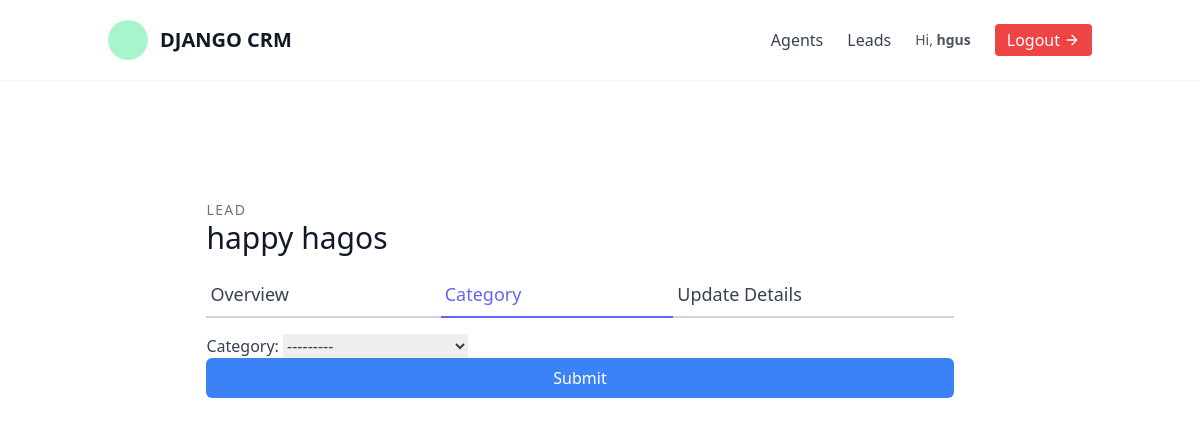
The app's page /leads/2/category/ (signed in) with its own data.
### leads/models.py (models this page shows, shortened)
class User(AbstractUser):
    is_organisor = models.BooleanField(default=True)
    is_agent = models.BooleanField(default=False)

class Lead(models.Model):
    first_name = models.CharField(max_length=20)
    last_name = models.CharField(max_length=20)
    age = models.IntegerField(default=0)
    organisation = models.ForeignKey(UserProfile, on_delete=models.CASCADE)
    agent = models.ForeignKey("Agent", null=True, blank=True, on_delete=models.SET_NULL)
    category = models.ForeignKey("Category", related_name="leads", null=True, blank=True, on_delete=models.SET_NULL)
    description = models.TextField(null=True, blank=True)
    date_added = models.DateTimeField(auto_now_add=True, null=True)
    phone_number = models.CharField(max_length=20,null=True, blank=True)
    email = models.EmailField(null=True, blank=True)
    profile_picture = models.ImageField(null=True, blank=True, upload_to="profile_pictures/")
    converted_date = models.DateTimeField(null=True, blank=True)
    objects = LeadManager()

### leads/views.py (the view, shortened to what this page needs)
# urls.py: path('<int:pk>/category/', views.LeadCategoryUpdateView.as_view(), name='lead-category-update'),
class LeadCategoryUpdateView(LoginRequiredMixin, generic.UpdateView):
    template_name = "leads/lead_category_update.html"
    form_class = forms.LeadCategoryUpdateForm
    def get_queryset(self):
        user = self.request.user
        if user.is_organisor:
            queryset = models.Lead.objects.filter(organisation=user.userprofile)
        else:
            queryset = models.Lead.objects.filter(organisation=user.agent.organisation)
            queryset = queryset.filter(agent__user=user)
        return queryset

### leads/forms.py
class LeadCategoryUpdateForm(forms.ModelForm):
    class Meta:
        model = Lead
        fields = (
            'category',
        )

### leads/models.py (called while the page is built)
    def get_queryset(self):
        return super().get_queryset()

    def __str__(self):
        return self.name

### leads/templates/leads/lead_category_update.html (shortened to what this page needs)
{% extends "base.html" %}
{% load tailwind_filters %}
{% block content %}
<section class="text-gray-700 body-font overflow-hidden">
    <div class="container px-5 py-24 mx-auto">
      <div class="lg:w-4/5 mx-auto flex flex-wrap">
        <div class="w-full lg:pr-10 lg:py-6 mb-6 lg:mb-0">
            <h2 class="text-sm title-font text-gray-500 tracking-widest">LEAD</h2>
            <h1 class="text-gray-900 text-3xl title-font font-medium mb-4">{{ lead.first_name }} {{ lead.last_name }}</h1>
            <div class="flex mb-4">
                <a href="{% url 'leads:lead-detail' lead.pk %}" class="flex-grow border-b-2 border-gray-300 py-2 text-lg px-1">
                    Overview
                </a>
                <a href="{% url 'leads:lead-category-update' lead.pk %}" class="flex-grow text-indigo-500 border-b-2 border-indigo-500 py-2 text-lg px-1">
                    Category
                </a>
                <a href="{% url 'leads:lead-update' lead.pk %}" class="flex-grow border-b-2 border-gray-300 py-2 text-lg px-1">
                    Update Details
                </a>
            </div>
            <form form method="post">
                {{ form|crispy }}
                <button type="submit" class="w-full text-white bg-blue-500 hover:bg-blue-600 px-3 py-2 rounded-md">Submit</button>
            </form>
        </div>
      </div>
    </div>
  </section>
{% endblock content %}

### templates/navbar.html (shortened to what this page needs)
<header class="text-gray-700 body-font bg-white shadow-sm">
  <div class="container mx-auto flex flex-wrap p-5 flex-col md:flex-row items-center justify-between">
    <a href="{% url 'dashboard' %}" class="flex title-font font-medium items-center text-gray-900 mb-4 md:mb-0">
      <svg id="Layer_1" class="w-10 h-10" viewBox="0 0 512 512" xmlns="http://www.w3.org/2000/svg">
        <circle cx="256" cy="256" r="256" fill="#a6f5cf"/>
      </svg>
      <span class="ml-3 text-xl font-semibold">DJANGO CRM</span>
    </a>
    <div class="flex items-center space-x-6 ml-auto">
      {% if request.user.is_authenticated %}
        {% if request.user.is_organisor %}
          <a href="{% url 'agents:agent-list' %}" class="hover:text-indigo-600 font-medium">Agents</a>
        {% endif %}
        <a href="{% url 'leads:lead-list' %}" class="hover:text-indigo-600 font-medium">Leads</a>
        <span class="text-sm text-gray-600">Hi, <strong>{{ request.user.username }}</strong></span>
        <a href="{% url 'logout' %}" class="inline-flex items-center bg-red-500 text-white border-0 py-1 px-3 rounded hover:bg-red-600 transition">
          Logout
          <svg fill="none" stroke="currentColor" stroke-linecap="round" stroke-linejoin="round"
               stroke-width="2" class="w-4 h-4 ml-1" viewBox="0 0 24 24">
            <path d="M5 12h14M12 5l7 7-7 7"></path>
          </svg>
        </a>
      {% endif %}
    </div>
  </div>
</header>

### records on screen
User: user.username "hgus"
Lead: first_name "happy", last_name "hagos", category "---------"
